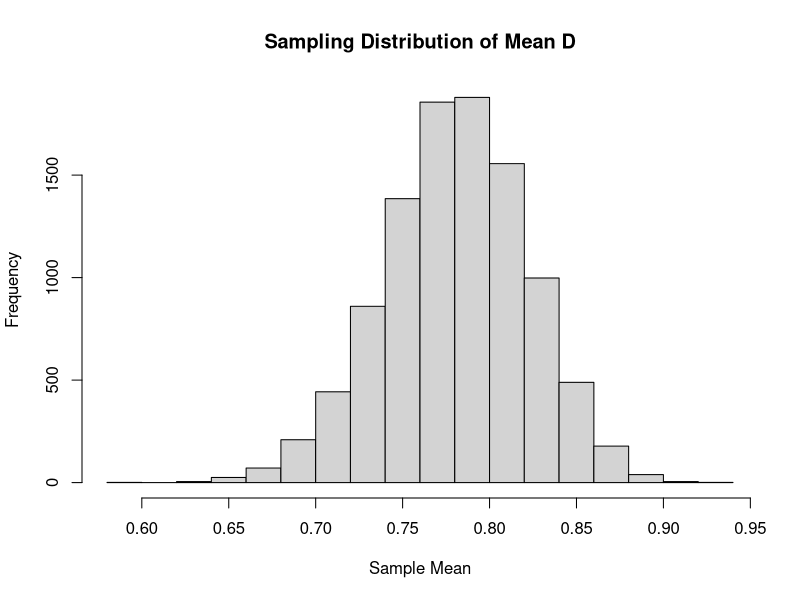

The R source for this figure:
## ---- chunk 1
#code
sigma = sqrt(4*pi - pi^2)/4
se = sigma/10
Z = (3/4 - pi/4)/se
print(Z)
probability = 1 - pnorm(Z)
print(probability)
## ---- chunk 2
x = runif(100,min=-1,max = 1)
y = runif(100,min=-1,max = 1)
d = x^2 + y^2 <1
mean(d)
## ---- chunk 3
getaverage = function(size){
x = runif(size, min = -1, max = 1)
y = runif(size, min = -1, max = 1)
d = x^2 + y^2 < 1
return(mean(d))
}
experiment = replicate(10000,getaverage(100))
hist(experiment, main = "Sampling Distribution of Mean D", xlab = "Sample Mean")
## ---- chunk 4
std_deviation_expr = sd(experiment)
print(std_deviation_expr)
std_deviation_calculated = 1/4*sqrt(4*pi - pi^2)/10
print(std_deviation_calculated)
## ---- chunk 5
sum(experiment > 0.75)/10000
